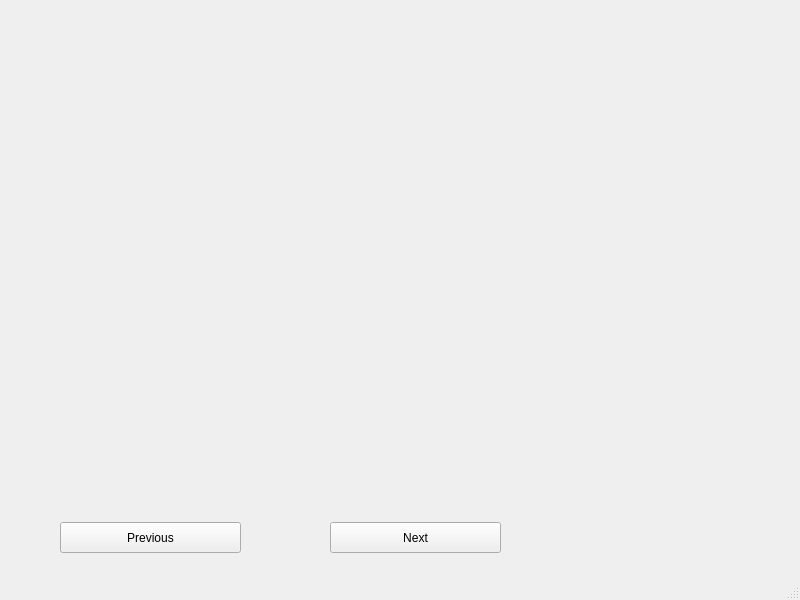
<?xml version="1.0" encoding="UTF-8"?>
<ui version="4.0">
 <class>MainWindow</class>
 <widget class="QMainWindow" name="MainWindow">
  <property name="geometry">
   <rect>
    <x>0</x>
    <y>0</y>
    <width>800</width>
    <height>600</height>
   </rect>
  </property>
  <property name="windowTitle">
   <string>MainWindow</string>
  </property>
  <widget class="QWidget" name="centralwidget">
   <widget class="QLabel" name="Photo">
    <property name="geometry">
     <rect>
      <x>0</x>
      <y>10</y>
      <width>581</width>
      <height>501</height>
     </rect>
    </property>
    <property name="text">
     <string/>
    </property>
    <property name="pixmap">
     <pixmap>C:/Users/DELL/Pictures/5X9Zpmw.jpg</pixmap>
    </property>
    <property name="scaledContents">
     <bool>true</bool>
    </property>
   </widget>
   <widget class="QPushButton" name="Previous">
    <property name="geometry">
     <rect>
      <x>60</x>
      <y>522</y>
      <width>181</width>
      <height>31</height>
     </rect>
    </property>
    <property name="text">
     <string>Previous</string>
    </property>
   </widget>
   <widget class="QPushButton" name="Next">
    <property name="geometry">
     <rect>
      <x>330</x>
      <y>522</y>
      <width>171</width>
      <height>31</height>
     </rect>
    </property>
    <property name="text">
     <string>Next</string>
    </property>
   </widget>
  </widget>
  <widget class="QMenuBar" name="menubar">
   <property name="geometry">
    <rect>
     <x>0</x>
     <y>0</y>
     <width>800</width>
     <height>21</height>
    </rect>
   </property>
  </widget>
  <widget class="QStatusBar" name="statusbar"/>
 </widget>
 <resources/>
 <connections/>
</ui>
